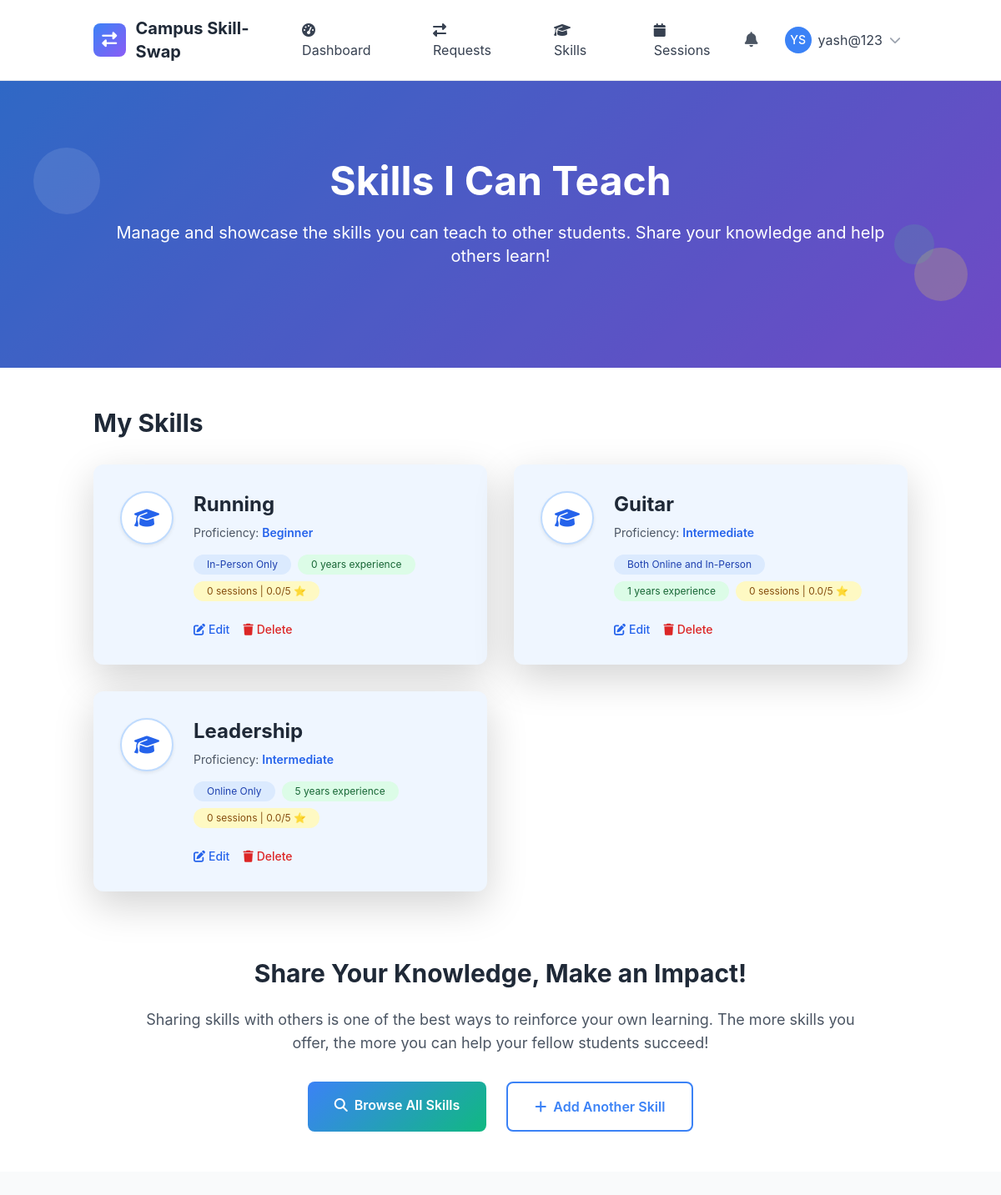
The page /skills/offered/ (signed in) on the database its author committed.
### skills/models.py (models this page shows, shortened)
class OfferedSkill(models.Model):
    PROFICIENCY_LEVELS = [
        ('beginner', 'Beginner'),
        ('intermediate', 'Intermediate'),
        ('advanced', 'Advanced'),
        ('expert', 'Expert'),
    ]
    user = models.ForeignKey(User, on_delete=models.CASCADE, related_name='offered_skills')
    skill = models.ForeignKey(Skill, on_delete=models.CASCADE, related_name='offered_by_users')
    proficiency_level = models.CharField(max_length=20, choices=PROFICIENCY_LEVELS)
    description = models.TextField(blank=True, help_text="Describe your experience with this skill")
    years_of_experience = models.PositiveIntegerField(default=0)
    is_active = models.BooleanField(default=True)
    teaching_preference = models.CharField(max_length=20, choices=[
        ('online', 'Online Only'),
        ('in_person', 'In-Person Only'),
        ('both', 'Both Online and In-Person'),
    ], default='both')
    max_students_per_session = models.PositiveIntegerField(default=1)
    created_at = models.DateTimeField(auto_now_add=True)
    updated_at = models.DateTimeField(auto_now=True)
    total_sessions = models.PositiveIntegerField(default=0)
    average_rating = models.FloatField(default=0.0)
    class Meta:
        ordering = ['-created_at']
        unique_together = ['user', 'skill']
        db_table = 'offeredskill'

class Skill(models.Model):
    name = models.CharField(max_length=100)
    category = models.ForeignKey(SkillCategory, on_delete=models.CASCADE, related_name='skills')
    description = models.TextField(blank=True)
    is_popular = models.BooleanField(default=False)
    created_at = models.DateTimeField(auto_now_add=True)
    updated_at = models.DateTimeField(auto_now=True)
    class Meta:
        ordering = ['category__name', 'name']
        unique_together = ['name', 'category']

### skills/views.py (the view)
# urls.py: path('offered/', views.OfferedSkillListView.as_view(), name='offered_list'),
class OfferedSkillListView(LoginRequiredMixin, ListView):
    model = OfferedSkill
    template_name = 'skills/offered_list.html'
    context_object_name = 'offered_skills'
    def get_queryset(self):
        return OfferedSkill.objects.filter(user=self.request.user)
    def get_context_data(self, **kwargs):
        context = super().get_context_data(**kwargs)
        context['desired_skills'] = self.request.user.desired_skills.all()
        return context

### templates/skills/offered_list.html (shortened to what this page needs)
{% extends 'base.html' %}
{% load static %}
{% block content %}
<section class="gradient-bg relative overflow-hidden">
    <div class="absolute inset-0 bg-black opacity-20"></div>
    <div class="relative container mx-auto px-4 py-16 lg:py-24">
        <div class="text-center text-white">
            <h1 class="text-4xl lg:text-5xl font-bold mb-4">Skills I Can Teach</h1>
            <p class="text-lg lg:text-xl mb-6">Manage and showcase the skills you can teach to other students. Share your knowledge and help others learn!</p>
        </div>
    </div>
    <div class="absolute top-20 left-10 w-20 h-20 bg-white opacity-10 rounded-full animate-bounce"></div>
    <div class="absolute bottom-20 right-10 w-16 h-16 bg-yellow-300 opacity-20 rounded-full animate-pulse"></div>
    <div class="absolute top-1/2 right-20 w-12 h-12 bg-green-400 opacity-15 rounded-full animate-bounce delay-75"></div>
</section>
<section class="py-12 bg-white">
    <div class="container mx-auto px-4">
        <div class="max-w-6xl mx-auto">
            <div class="flex items-center justify-between mb-8">
                <h2 class="text-3xl font-bold text-gray-800">My Skills</h2>
            </div>
            {% if offered_skills %}
                <div class="grid grid-cols-1 lg:grid-cols-2 gap-8">
                    {% for offered in offered_skills %}
                    <div class="bg-blue-50 rounded-xl p-8 shadow-lg hover:shadow-xl transition-all transform hover:-translate-y-1">
                        <div class="flex items-start gap-6">
                            <div class="w-16 h-16 rounded-full flex items-center justify-center bg-white border-2 border-blue-200 shadow-sm">
                                <i class="fas fa-graduation-cap text-blue-600 text-2xl"></i>
                            </div>
                            <div class="flex-1">
                                <h3 class="text-2xl font-bold text-gray-800 mb-2">{{ offered.skill.name }}</h3>
                                <p class="text-sm text-gray-600 mb-2">Proficiency: <span class="font-semibold text-blue-600">{{ offered.get_proficiency_level_display }}</span></p>
                                <div class="flex flex-wrap gap-2 mb-4">
                                    <span class="inline-block bg-blue-100 text-blue-800 text-xs px-3 py-1 rounded-full">{{ offered.get_teaching_preference_display }}</span>
                                    <span class="inline-block bg-green-100 text-green-800 text-xs px-3 py-1 rounded-full">{{ offered.years_of_experience }} years experience</span>
                                    <span class="inline-block bg-yellow-100 text-yellow-800 text-xs px-3 py-1 rounded-full">{{ offered.total_sessions }} sessions | {{ offered.average_rating|floatformat:1 }}/5 ⭐</span>
                                </div>
                                <div class="flex gap-3">
                                    <a href="{% url 'skills:offered_edit' offered.pk %}" class="text-blue-600 hover:text-blue-800 font-medium text-sm flex items-center">
                                        <i class="fas fa-edit mr-1"></i>Edit
                                    </a>
                                    <a href="{% url 'skills:offered_delete' offered.pk %}" class="text-red-600 hover:text-red-800 font-medium text-sm flex items-center">
                                        <i class="fas fa-trash mr-1"></i>Delete
                                    </a>
                                </div>
                            </div>
                        </div>
                    </div>
                    {% endfor %}
                </div>
            {% endif %}
        </div>
        <div class="mt-20 text-center max-w-4xl mx-auto">
            <h3 class="text-3xl font-bold text-gray-800 mb-4">Share Your Knowledge, Make an Impact!</h3>
                            <p class="text-lg text-gray-600 mb-8">Sharing skills with others is one of the best ways to reinforce your own learning. The more skills you offer, the more you can help your fellow students succeed!</p>
            <div class="flex flex-col sm:flex-row gap-4 justify-center">
                <a href="{% url 'skills:skill_list' %}" class="btn-primary-custom px-8 py-3 text-white rounded-lg font-semibold hover:shadow-lg transition-all inline-block">
                    <i class="fas fa-search mr-2"></i>Browse All Skills
                </a>
                <a href="{% url 'skills:add_skill' %}" class="bg-white border-2 border-blue-500 text-blue-500 px-8 py-3 rounded-lg font-semibold hover:bg-blue-50 transition-all inline-block">
                    <i class="fas fa-plus mr-2"></i>Add Another Skill
                </a>
            </div>
        </div>
    </div>
</section>
{% endblock %}

### templates/base.html (shortened to what this page needs)
{% load static %}
<!DOCTYPE html>
<html lang="en" class="h-full">
<head>
    <script src="https://cdn.tailwindcss.com"></script>
    <link href="https://cdn.jsdelivr.net/npm/bootstrap@5.3.2/dist/css/bootstrap.min.css" rel="stylesheet">
    <link rel="stylesheet" href="https://cdnjs.cloudflare.com/ajax/libs/font-awesome/6.5.1/css/all.min.css">
</head>
<body class="bg-gray-50 h-full">
    <nav class="bg-white shadow-lg border-b">
        <div class="container mx-auto px-4">
            <div class="flex justify-between items-center py-3">
                <div class="flex items-center space-x-3">
                    <div class="w-10 h-10 gradient-bg rounded-lg flex items-center justify-center">
                        <i class="fas fa-exchange-alt text-white text-lg"></i>
                    </div>
                    <a href="{% url 'core:home' %}" class="text-xl font-bold text-gray-800 hover:text-blue-600 transition-colors">
                        Campus Skill-Swap
                    </a>
                </div>
                <div class="hidden md:flex items-center space-x-6">
                    {% if user.is_authenticated %}
                        <a href="{% url 'core:dashboard' %}" class="nav-link px-3 py-2 text-gray-700 hover:text-blue-600 transition-colors">
                            <i class="fas fa-tachometer-alt mr-2"></i>Dashboard
                        </a>
                        <a href="{% url 'core:requests' %}" class="nav-link px-3 py-2 text-gray-700 hover:text-blue-600 transition-colors">
                            <i class="fas fa-exchange-alt mr-2"></i>Requests
                        </a>
                        <a href="{% url 'skills:skill_list' %}" class="nav-link px-3 py-2 text-gray-700 hover:text-blue-600 transition-colors">
                            <i class="fas fa-graduation-cap mr-2"></i>Skills
                        </a>
                        <a href="{% url 'skill_sessions:session_management' %}" class="nav-link px-3 py-2 text-gray-700 hover:text-blue-600 transition-colors">
                            <i class="fas fa-calendar mr-2"></i>Sessions
                        </a>
                    {% endif %}
                </div>
                <div class="flex items-center space-x-4">
                    {% if user.is_authenticated %}
                        <div class="relative">
                            <button id="notificationBtn" class="relative p-2 text-gray-600 hover:text-blue-600 transition-colors">
                                <i class="fas fa-bell text-lg"></i>
                            </button>
                        </div>
                        <div class="relative">
                            <button id="userMenuBtn" class="flex items-center space-x-2 p-2 rounded-lg hover:bg-gray-100 transition-colors">
                                {% if user.profile.profile_picture %}
                                    <img src="{{ user.profile.profile_picture.url }}" alt="Profile" class="w-8 h-8 rounded-full">
                                {% else %}
                                    <div class="w-8 h-8 bg-blue-500 rounded-full flex items-center justify-center">
                                        <span class="text-white text-sm font-medium">{{ user.first_name|first|upper }}{{ user.last_name|first|upper }}</span>
                                    </div>
                                {% endif %}
                                <span class="hidden md:block text-gray-700">{{ user.username}}</span>
                                <i class="fas fa-chevron-down text-gray-400 text-sm"></i>
                            </button>
                        </div>
                    {% endif %}
                </div>
            </div>
        </div>
    </nav>
    <main class="min-h-screen">
        {% block content %}{% endblock %}
    </main>
</body>
</html>

### templates/base.html (style rules this page uses)
:root { --primary-color: #3B82F6; --secondary-color: #10B981; --accent-color: #8B5CF6; --warning-color: #F59E0B; --danger-color: #EF4444; }
body { font-family: 'Inter', -apple-system, BlinkMacSystemFont, sans-serif; }
.gradient-bg { background: linear-gradient(135deg, var(--primary-color) 0%, var(--accent-color) 100%); }
.btn-primary-custom { background: linear-gradient(135deg, var(--primary-color), var(--secondary-color)); border: none; transition: all 0.3s ease; }

### rows shown on the page
OfferedSkill: skill.name "Running", proficiency_level "Beginner", teaching_preference "In-Person Only", years_of_experience "0", total_sessions "0", average_rating "0.0"
OfferedSkill: skill.name "Guitar", proficiency_level "Intermediate", teaching_preference "Both Online and In-Person", years_of_experience "1", total_sessions "0", average_rating "0.0"
OfferedSkill: skill.name "Leadership", proficiency_level "Intermediate", teaching_preference "Online Only", years_of_experience "5", total_sessions "0", average_rating "0.0"

### other values the page prints
{{ user.first_name|first|upper }} "Y"
{{ user.last_name|first|upper }} "S"
{{ user.username }} "yash@123"
